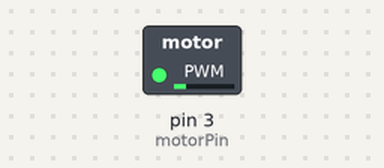
The sketch below on a simulated Arduino Uno, built with avr-gcc and run on an emulated ATmega328P. Parts: switched loads named in the sketch (green lamp = pin HIGH).

Above: at 0.15 s.
At 0.9 s:
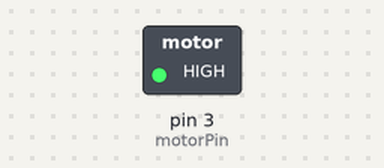
At 1.65 s:
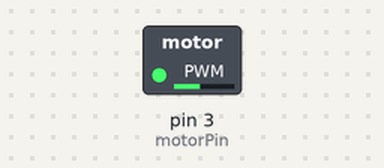
At 2.85 s:
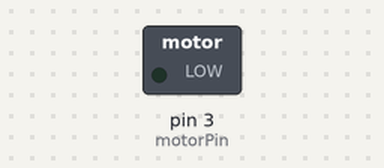
Timing chart, 0 to 6.5 s (numbered marks = the images above):
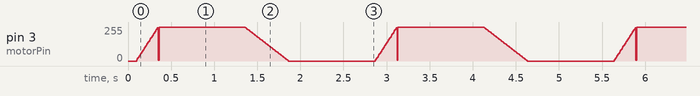

The sketch:

MotorController.ino
```cpp
#include "MotorController.h"

void setup() {
  initMotor();
}

void loop() {
  driveMotor();
  delay(1000);
  slowToStop();
  delay(1000);
}
```

MotorController.cpp
```cpp
#include "MotorController.h"
// motor vars
int motorPin = 3; // the motors pin, we default to 3;
int motorSpeed, maxSpeed; // the current and the overall max speed of motor;
bool runState = false; // flag: true = run everything, false = stop/shutdown motor;
bool drive = false; // flag: true = driving, false = idle;
void initMotor() {
  if (!runState) {
    maxSpeed = 255;
    pinMode(motorPin, OUTPUT);
    runState = true;
  }
  delay(100);
}
//drive loop for motor
void driveMotor() {
  if (runState) {
    if (!drive) {
      increaseSpeedTo(maxSpeed);
      drive = true;
    }
    else {
      increaseSpeedTo(maxSpeed);
      //todo
      // this is where i am going to need to ensure that things are running normal
      //there needs to be a way to catch if there are errors before getting to far into things to.
    }
  }
  else {
    drive = false;
    deadStop();
  }
}
//increase the speed of the motor
void increaseSpeedTo(int newSpeed) {
  if (runState) {
    if (newSpeed > maxSpeed) {
      newSpeed = maxSpeed;
    }
    for (int i = motorSpeed; i < newSpeed; i += 10) {
      motorSpeed += 10;
      analogWrite(motorPin, motorSpeed);
      delay(10);
    }

    if (motorSpeed > newSpeed) {
      motorSpeed = newSpeed;
      analogWrite(motorPin, motorSpeed);
    }
  }
  else {
    drive = false;
    deadStop();
  }
}

//decrease the speed of the motor
void decreaseSpeedTo(int newSpeed) {
  if (runState) {
    for (int i = motorSpeed; i > newSpeed; i -= 10) {
      motorSpeed -= 10;
      analogWrite(motorPin, motorSpeed);
      delay(10);
    }
    if (motorSpeed < newSpeed) {
      motorSpeed = newSpeed;
      analogWrite(motorPin, motorSpeed);
    }
  }
  else {
    drive = false;
    deadStop();
  }
}
//slowly reduces power to motor
void slowToStop() {
  for (int i = motorSpeed; i > 0; i -= 5) {
    motorSpeed -= 5;
    analogWrite(motorPin, motorSpeed);
    delay(10);
  }
}
// kills all power to motor
void deadStop() {
  analogWrite(motorPin, 0);
}
```

MotorController.h
```cpp
#include "Arduino.h"
void initMotor();
void driveMotor();
void increaseSpeedTo(int newSpeed);
void decreaseSpeedTo(int newSpeed);
void slowToStop();
void deadStop();
```

Measured:
- by itself, pin 3 (motorPin): moves between 0/255 and 255/255, repeating every 2.8 s
